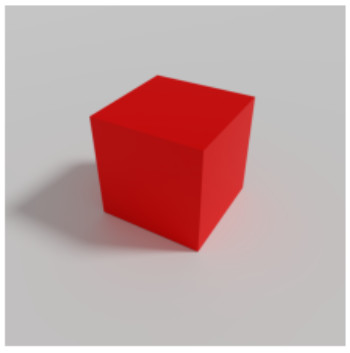
#> input picture image_processing/images/cube.jpg, 350 x 353 px, found by its file name
$ python 03filtering_images_with_pillow.py
#> lines starting #> are read from the running program, lines starting #| are printed output that depends on the picture
### image_processing/image_processing_course/utils.py
import matplotlib.pyplot as plt
from PIL import Image, ImageFilter


def compare_image_filter(img: Image, operation: callable, gray=False):
    fig = plt.figure(figsize=(8, 5))
    fig.add_subplot(1, 2, 1)

    if gray:
        plt.imshow(img, cmap="gray")
    else:
        plt.imshow(img)
    plt.title("Original")

    fig.add_subplot(1, 2, 2)

    filtered = operation(img)
    if gray:
        plt.imshow(filtered, cmap="gray")
    else:
        plt.imshow(filtered)
    plt.title("Filtered")
    plt.show()

### image_processing/image_processing_course/03filtering_images_with_pillow.py
import numpy as np
import matplotlib.pyplot as plt
from PIL import Image, ImageFilter
from utils import compare_image_filter

img = Image.open("image_processing/images/cube.jpg")
#> img is the input picture: PIL image 350x353 RGB; mean R, G, B 194.8, 162.9, 162.5

compare_image_filter(img, lambda img: img.filter(ImageFilter.CONTOUR))
#> in compare_image_filter, `filtered = operation(img)`:
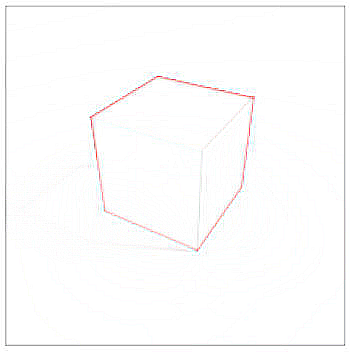
#> filtered: PIL image 350x353 RGB; mean R, G, B 252.6, 252.3, 252.4
#> in compare_image_filter, `plt.show()`:
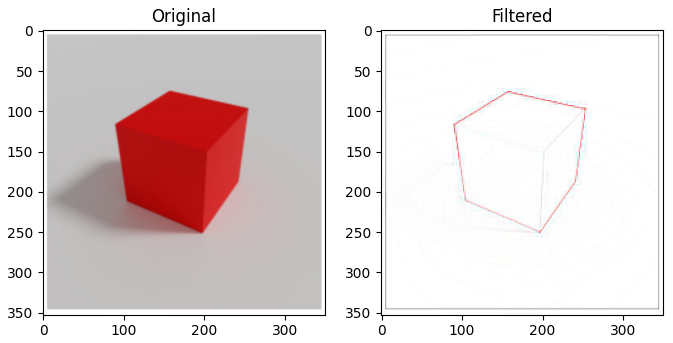
#> figure drawn by matplotlib, 2 panels

compare_image_filter(img, lambda img: img.filter(ImageFilter.DETAIL))
#> call 2 of compare_image_filter, with gray = False
#> in compare_image_filter (call 2), `plt.show()`:
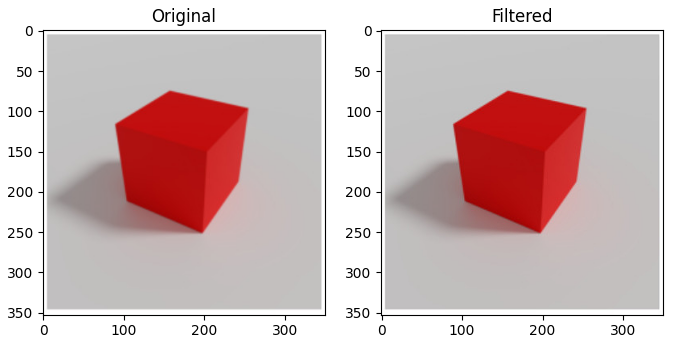
#> figure drawn by matplotlib, 2 panels

compare_image_filter(img, lambda img: img.filter(ImageFilter.EDGE_ENHANCE))
#> call 3 of compare_image_filter, with gray = False
#> in compare_image_filter (call 3), `filtered = operation(img)`:
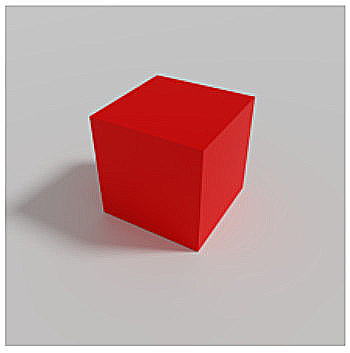
#> filtered: PIL image 350x353 RGB; mean R, G, B 194.3, 162.5, 162.2

compare_image_filter(img, lambda img: img.filter(ImageFilter.EMBOSS))
#> call 4 of compare_image_filter, with gray = False
#> in compare_image_filter (call 4), `filtered = operation(img)`:
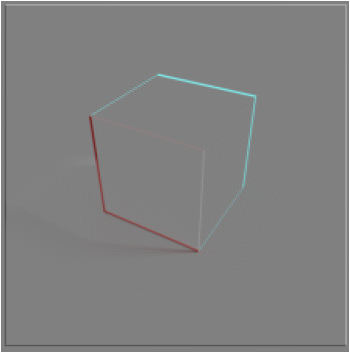
#> filtered: PIL image 350x353 RGB; mean R, G, B 129.4, 129.4, 129.4

compare_image_filter(img, lambda img: img.filter(ImageFilter.FIND_EDGES))
#> in compare_image_filter (call 5), `filtered = operation(img)`:
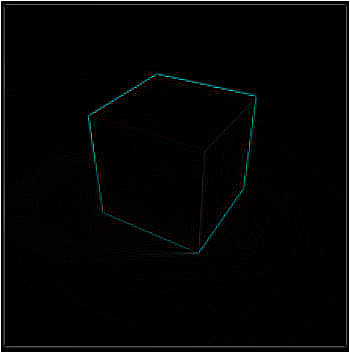
#> filtered: PIL image 350x353 RGB; mean R, G, B 5.2, 5.6, 5.5

compare_image_filter(img, lambda img: img.filter(ImageFilter.SMOOTH))

compare_image_filter(img, lambda img: img.filter(ImageFilter.SHARPEN))
